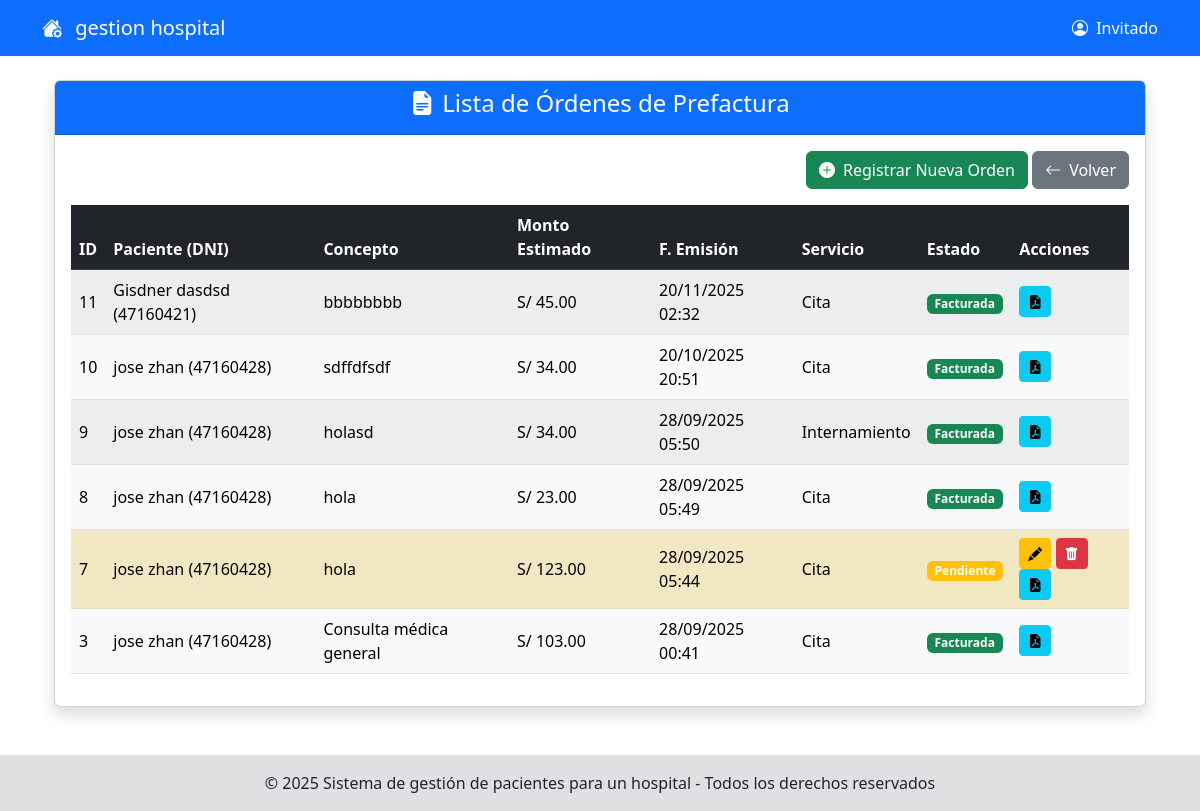
The app's page /modeloRol/recepcion/generarOrdenPrefactura/indexOdenPrefactura.php, older data.
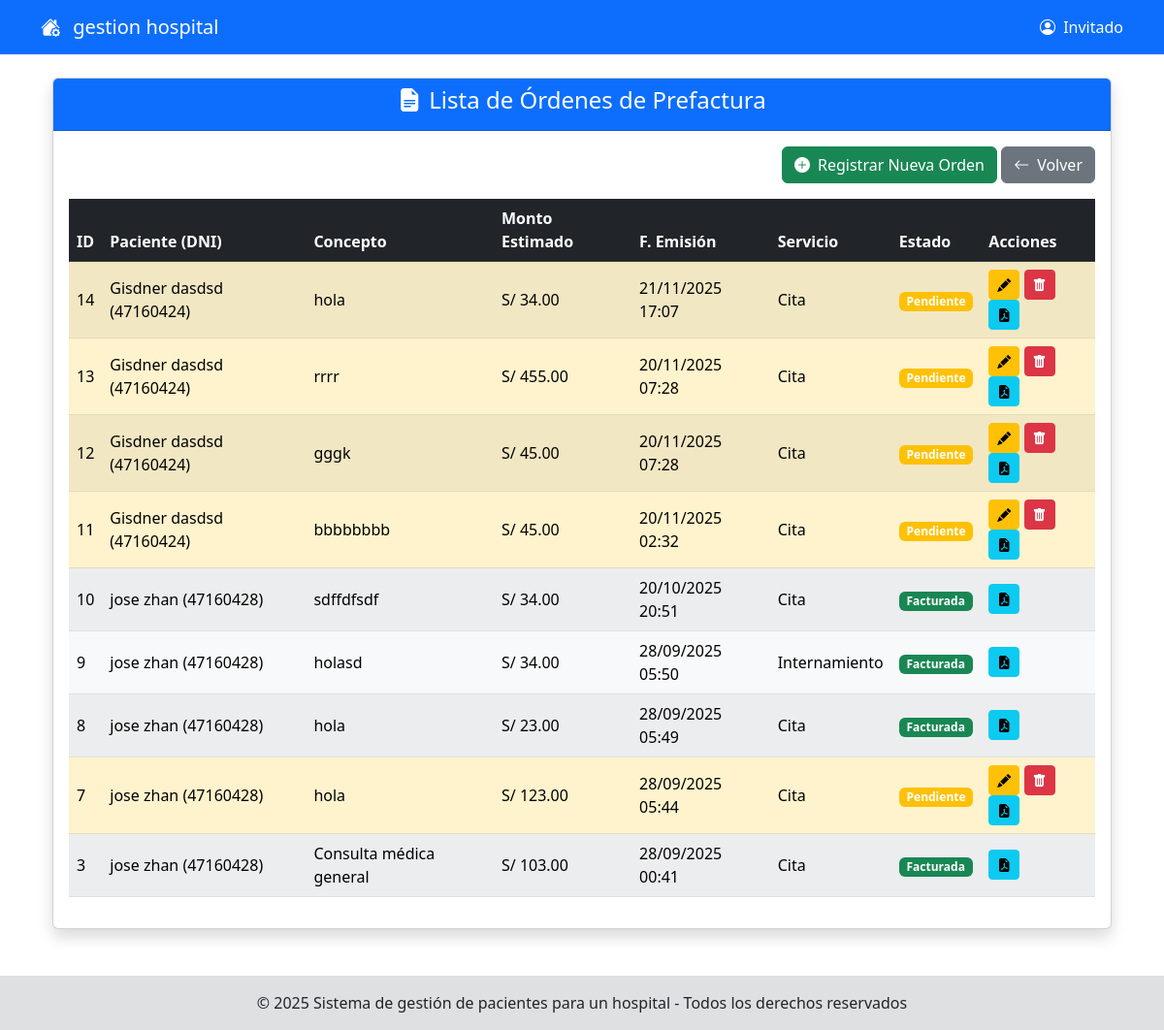
The same page, newer data.
### tables this page shows
CREATE TABLE `orden_pago` (
  `id_orden` int(11) NOT NULL,
  `id_paciente` int(11) NOT NULL,
  `id_cita` int(11) DEFAULT NULL,
  `id_internado` int(11) DEFAULT NULL,
  `concepto` varchar(255) NOT NULL,
  `monto_estimado` decimal(10,2) NOT NULL,
  `estado` enum('Pendiente','Facturada','Anulada') DEFAULT 'Pendiente',
  `fecha_emision` timestamp NOT NULL DEFAULT current_timestamp()
);

### modeloRol/recepcion/generarOrdenPrefactura/indexOdenPrefactura.php (called while the page is built)
<?php
include_once('./formOrdenPrefactura.php');
$obj = new formOrdenPrefactura ();
$obj->formOrdenPrefacturaShow();
?>

### modelo/OrdenPagoDAO.php (called while the page is built, shortened)
<?php
class OrdenPagoDAO
{
    private $connection;
    public function __construct()
    {
        $this->connection = Conexion::getInstancia()->getConnection();
    }
    public function obtenerTodasOrdenes()
    {
        $conn = $this->connection;
        $sql = "SELECT
                    op.*,
                    CONCAT(u.nombre, ' ', u.apellido_paterno) AS nombre_paciente,
                    p.dni AS dni_paciente,
                    IF(op.id_cita IS NOT NULL, 'Cita', IF(op.id_internado IS NOT NULL, 'Internamiento', 'Otro')) AS tipo_servicio
                FROM orden_pago op
                JOIN pacientes p ON op.id_paciente = p.id_paciente
                JOIN usuarios u ON p.id_usuario = u.id_usuario
                ORDER BY op.fecha_emision DESC";
        $resultado = $conn->query($sql);
        $ordenes = [];
        if ($resultado && $resultado->num_rows > 0) {
            while ($fila = $resultado->fetch_assoc()) {
                $ordenes[] = $fila;
            }
        }
        return $ordenes;
    }
}
?>

### modeloRol/recepcion/generarOrdenPrefactura/formOrdenPrefactura.php (the view, shortened to what the changed rows need)
<?php
include_once('../../../shared/pantalla.php');
include_once('../../../modelo/ordenPagoDAO.php');
class formOrdenPrefactura extends pantalla
{
    public function formOrdenPrefacturaShow()
    {
        $objOrden = new OrdenPagoDAO();
        $listaOrdenes = $objOrden->obtenerTodasOrdenes();
?>
<div class="container mt-4">
    <div class="card shadow">
        <div class="card-body">
            <div class="table-responsive">
                <table class="table table-striped table-hover align-middle">
                    <thead>
                        <tr class="table-dark">
                            <th>ID</th>
                            <th>Paciente (DNI)</th>
                            <th>Concepto</th>
                            <th>Monto Estimado</th>
                            <th>F. Emisión</th>
                            <th>Servicio</th>
                            <th>Estado</th>
                            <th>Acciones</th>
                        </tr>
                    </thead>
                    <tbody>
                        <?php if (count($listaOrdenes) > 0) {
                            foreach ($listaOrdenes as $orden) {
                                $esPendiente = ($orden['estado'] == 'Pendiente');
                                ?>
                                <tr class="<?php echo $esPendiente ? 'table-warning' : 'table-light'; ?>">
                                    <td><?php echo htmlspecialchars($orden['id_orden']); ?></td>
                                    <td><?php echo htmlspecialchars($orden['nombre_paciente'] . ' (' . $orden['dni_paciente'] . ')'); ?></td>
                                    <td><?php echo htmlspecialchars($orden['concepto']); ?></td>
                                    <td><?php echo 'S/ ' . number_format($orden['monto_estimado'], 2); ?></td>
                                    <td><?php echo date('d/m/Y H:i', strtotime($orden['fecha_emision'])); ?></td>
                                    <td><?php echo htmlspecialchars($orden['tipo_servicio']); ?></td>
                                    <td><span class="badge bg-<?php echo $this->obtenerClaseEstado($orden['estado']); ?>"><?php echo htmlspecialchars($orden['estado']); ?></span></td>
                                    <td>
                                        <?php if ($esPendiente) { ?>
                                            <a href="./editarOrdenPrefactura/indexEditarOrdenPreFactura.php?id=<?php echo htmlspecialchars($orden['id_orden']); ?>" class="btn btn-sm btn-warning" title="Editar">
                                                <i class="bi bi-pencil-fill"></i>
                                            </a>
                                            <button class="btn btn-sm btn-danger" title="Eliminar" onclick="confirmarEliminar(<?php echo htmlspecialchars($orden['id_orden']); ?>)">
                                                <i class="bi bi-trash-fill"></i>
                                            </button>
                                        <?php } ?>
                                        <a href="./emitirPreFactura/indexOndenPDF.php?id=<?php echo htmlspecialchars($orden['id_orden']); ?>" target="_blank" class="btn btn-sm btn-info" title="Generar PDF (Prefactura)">
                                            <i class="bi bi-file-earmark-pdf-fill"></i>
                                        </a>
                                    </td>
                                </tr>
                        <?php }
                        } else { ?>
                            <tr>
                                <td colspan="8" class="text-center">No hay órdenes de prefactura registradas.</td>
                            </tr>
                        <?php } ?>
                    </tbody>
                </table>
            </div>
        </div>
    </div>
</div>
<?php
    }
    private function obtenerClaseEstado($estado)
    {
        switch ($estado) {
            case 'Pendiente': return 'warning';
            case 'Facturada': return 'success';
        }
    }
}
?>

Row changes from the older to the newer data that the page shows:
added orden_pago: id_orden "14", dni_paciente "Gisdner dasdsd (47160424)", concepto "hola", monto_estimado "34.00", fecha_emision "21/11/2025 17:07", tipo_servicio "Cita", estado "Pendiente"
added orden_pago: id_orden "13", dni_paciente "Gisdner dasdsd (47160424)", concepto "rrrr", monto_estimado "455.00", fecha_emision "20/11/2025 07:28", tipo_servicio "Cita", estado "Pendiente"
added orden_pago: id_orden "12", dni_paciente "Gisdner dasdsd (47160424)", concepto "gggk", monto_estimado "45.00", fecha_emision "20/11/2025 07:28", tipo_servicio "Cita", estado "Pendiente"
changed orden_pago "bbbbbbbb": dni_paciente "Gisdner dasdsd (47160421)" → "Gisdner dasdsd (47160424)"; estado "Facturada" → "Pendiente"
